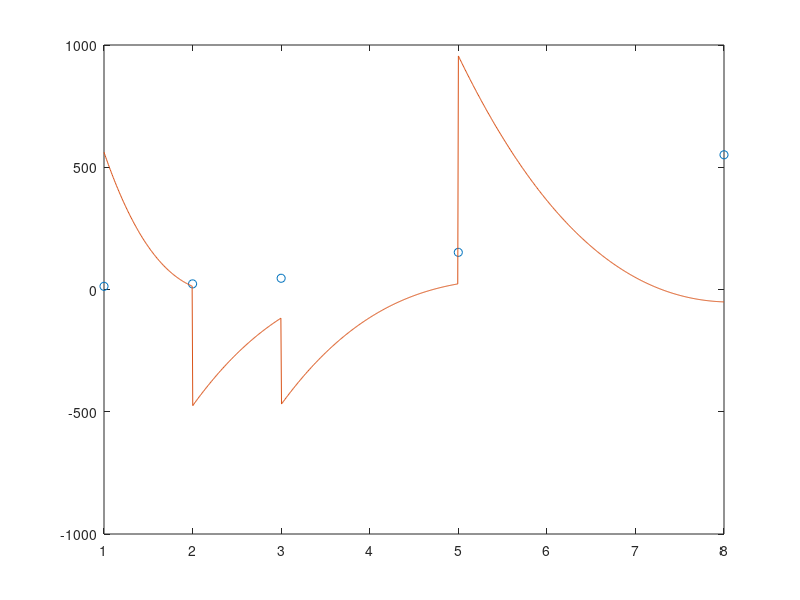

Recreate this plot in MATLAB.
% Twoje punkty danych
X = [1, 2, 3, 5, 8];
Y = [13, 23, 46, 152, 551];

% Przygotowanie macierzy A i wektora b
n = length(X);
A = zeros(4*(n-1), 4*(n-1));
b = zeros(4*(n-1), 1);

% Wypełnienie macierzy A i wektora b
for i = 1:(n-1)
    xi = X(i);
    xi1 = X(i+1);

    % Równania interpolujące punkty
    A(2*i-1, 4*i-3:4*i) = [xi^3, xi^2, xi, 1];
    b(2*i-1) = Y(i);
    A(2*i, 4*i-3:4*i) = [xi1^3, xi1^2, xi1, 1];
    b(2*i) = Y(i+1);

    % Warunki ciągłości pierwszej pochodnej
    if i < n-1
        A(2*n-1+i, 4*i-3:4*i+4) = [3*xi1^2, 2*xi1, 1, 0, -3*xi1^2, -2*xi1, -1, 0];
    end

    % Warunki ciągłości drugiej pochodnej
    if i < n-1
        A(3*n-3+i, 4*i-3:4*i+4) = [6*xi1, 2, 0, 0, -6*xi1, -2, 0, 0];
    end
end

% Warunki brzegowe (pierwsza pochodna równa 0 na krańcach)
A(end-1, 1:4) = [3*X(1)^2, 2*X(1), 1, 0];
A(end, end-3:end) = [3*X(end)^2, 2*X(end), 1, 0];
b(end-1:end) = [0; 0];

% Rozwiązanie układu równań
coeff = A\b;

% Funkcja do obliczania wartości splajnu
function y = evalSpline(coeffs, x, X)
    % Znajdź odpowiedni segment
    segment = find(x >= X(1:end-1) & x < X(2:end), 1, 'last');
    if isempty(segment)
        segment = length(X) - 1; % Jeśli x jest ostatnim punktem
    end
    % Wyciągnięcie współczynników dla tego segmentu
    c = coeffs(4*segment-3:4*segment);
    % Obliczenie wartości splajnu
    y = polyval(c, x - X(segment));
end

% Rysowanie splajnu
xx = linspace(X(1), X(end), 1000);
yy = arrayfun(@(x) evalSpline(coeff, x, X), xx);

plot(X, Y, 'o', xx, yy, '-');

